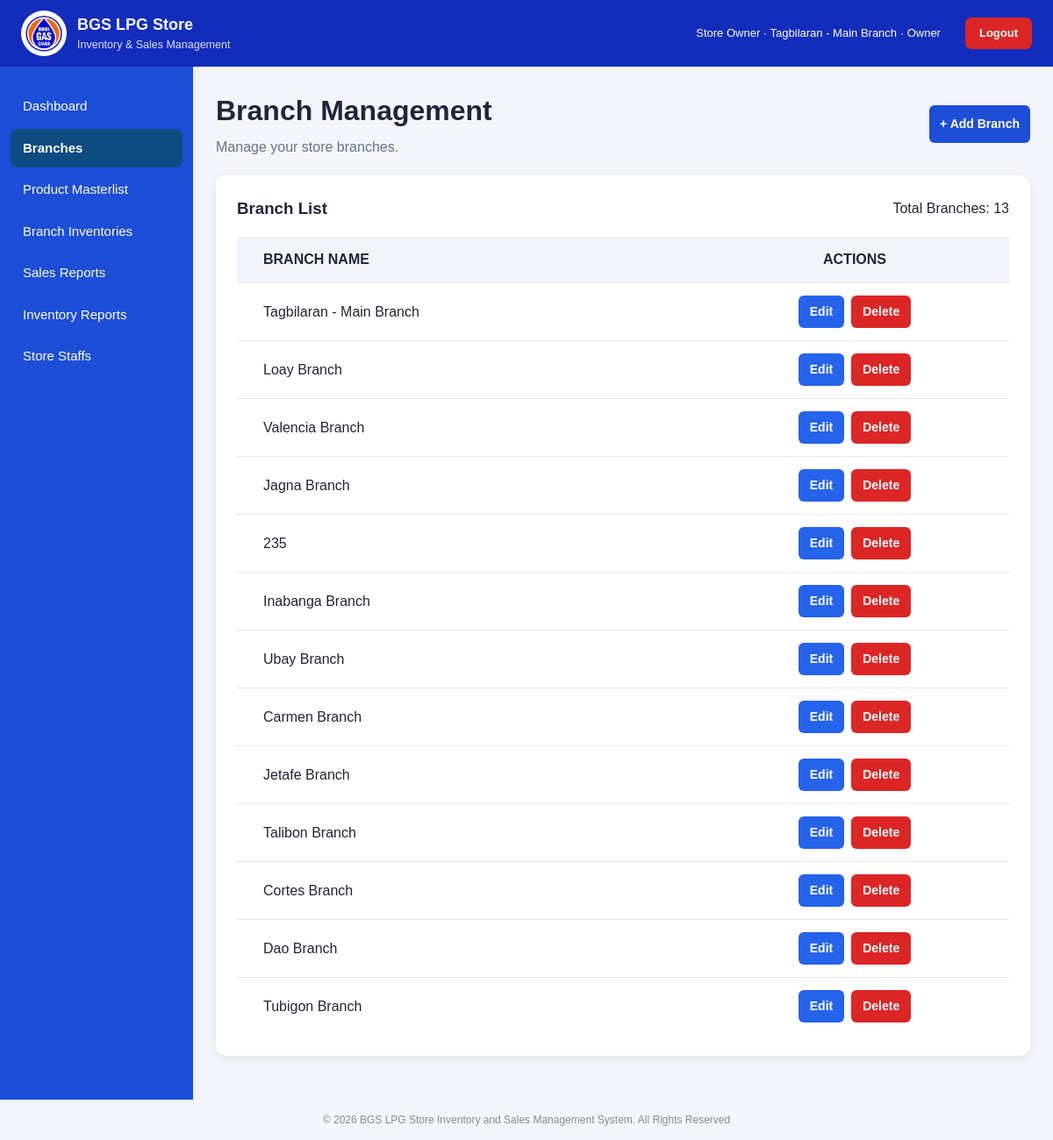
/branches.php (signed in), run on the app's committed database.
### tables this page shows
CREATE TABLE `branches` (
  `id` varchar(20) NOT NULL,
  `branch_name` varchar(255) NOT NULL
);

### includes/auth.php (called while the page is built, shortened)
<?php
function h($v): string { return htmlspecialchars((string)$v, ENT_QUOTES, 'UTF-8'); }
function is_owner(): bool { return ($_SESSION['role'] ?? '') === 'owner'; }

### branches.php (the view, shortened to what this page needs)
<?php
require_once 'includes/auth.php';
function branch_escape($value): string
{
    return htmlspecialchars((string)$value, ENT_QUOTES, 'UTF-8');
}
$branches = $pdo->query(
    "SELECT id, branch_name FROM branches ORDER BY id ASC"
)->fetchAll(PDO::FETCH_ASSOC);
require 'includes/header.php';
?>
<div class="users-header">
    <div>
        <h1>Branch Management</h1>
        <p class="muted">Manage your store branches.</p>
    </div>
    <button
        type="button"
        class="branch-btn branch-btn-add"
        id="openAddBranch"
    >
        + Add Branch
    </button>
</div>
<section class="branch-panel">
    <div class="branch-heading">
        <h3>Branch List</h3>
        <span>Total Branches: <?= count($branches) ?></span>
    </div>
    <div class="branch-table-wrap">
        <table class="branch-table">
            <thead>
                <tr>
                    <th>Branch Name</th>
                    <th>ACTIONS</th>
                </tr>
            </thead>
            <tbody>
                <?php if (empty($branches)): ?>
                    <tr>
                        <td colspan="2">No branches found.</td>
                    </tr>
                <?php else: ?>
                    <?php foreach ($branches as $branch): ?>
                        <tr>
                            <td><?= branch_escape($branch['branch_name']) ?></td>
                            <td>
                                <div class="branch-actions">
                                    <button
                                        type="button"
                                        class="branch-btn branch-btn-edit js-edit-branch"
                                        data-id="<?= branch_escape($branch['id']) ?>"
                                        data-name="<?= branch_escape($branch['branch_name']) ?>"
                                    >Edit</button>
                                    <button
                                        type="button"
                                        class="branch-btn branch-btn-delete js-delete-branch"
                                        data-id="<?= branch_escape($branch['id']) ?>"
                                        data-name="<?= branch_escape($branch['branch_name']) ?>"
                                    >Delete</button>
                                </div>
                            </td>
                        </tr>
                    <?php endforeach; ?>
                <?php endif; ?>
            </tbody>
        </table>
    </div>
</section>
<?php require 'includes/footer.php'; ?>

### includes/header.php (shortened to what this page needs)
<?php
require_once __DIR__ . '/auth.php';
$current_page = strtolower(basename($_SERVER['PHP_SELF']));
?>
<!doctype html>
<html lang="en">
<head>
    <link rel="stylesheet" href="assets/style.css">
</head>
<body>
<header class="topbar">
    <div class="brand">
        <img src="assets/bgs-logo.jpg" class="logo" alt="BGS logo">
        <div>
            <strong>BGS LPG Store</strong>
            <small>Inventory &amp; Sales Management</small>
        </div>
    </div>
<?php
$headerBranchName = '';
if (!empty($_SESSION['user_id'])) {
    try {
        $headerBranchStmt = $pdo->prepare(
            "SELECT b.branch_name
             FROM users u
             LEFT JOIN branches b
                ON u.branch_name = b.branch_name
                OR CAST(b.id AS CHAR) = u.branch_name
             WHERE u.id = ?
             LIMIT 1"
        );
        $headerBranchStmt->execute([$_SESSION['user_id']]);
        $headerBranchName = $headerBranchStmt->fetchColumn();
    } catch (PDOException $e) {
        error_log('Header branch lookup error: ' . $e->getMessage());
        $headerBranchName = $_SESSION['branch_name'] ?? 'No Branch Assigned';
    }
} else {
    $headerBranchName = 'No Branch Assigned';
}
?>
<div class="account">
    <span>
        <?= h($_SESSION['name'] ?? 'User') ?>
        · <?= h($headerBranchName) ?>
        · <?= h(ucfirst($_SESSION['role'] ?? '')) ?>
    </span>
    <a href="logout.php" class="logout-btn">Logout</a>
</div>
</header>
<div class="layout">
<aside class="sidebar">
    <a href="<?= is_owner() ? 'owner_db.php' : 'staff_db.php' ?>"
       class="<?= in_array($current_page, ['owner_db.php', 'staff_db.php']) ? 'active' : '' ?>">
        Dashboard
    </a>
    <?php if (is_owner()): ?>
        <a href="branches.php"
           class="<?= $current_page === 'branches.php' ? 'active' : '' ?>">
            Branches
        </a>
        <a href="products.php"
           class="<?= $current_page === 'products.php' ? 'active' : '' ?>">
            Product Masterlist
        </a>
        <a href="inventory.php"
           class="<?= $current_page === 'inventory.php' ? 'active' : '' ?>">
            Branch Inventories
        </a>
        <a href="sales_report.php"
           class="<?= $current_page === 'sales_report.php' ? 'active' : '' ?>">
            Sales Reports
        </a>
        <a href="inventory_report.php"
           class="<?= $current_page === 'inventory_report.php' ? 'active' : '' ?>">
            Inventory Reports
        </a>
        <a href="users.php"
           class="<?= $current_page === 'users.php' ? 'active' : '' ?>">
            Store Staffs
        </a>
    <?php endif; ?>
</aside>
    <main class="content">

### includes/footer.php
</main></div><footer class="footer">© 2026 BGS LPG Store Inventory and Sales Management System. All Rights Reserved</footer></body></html>

### assets/style.css (style rules this page uses)
* { box-sizing: border-box; }
body { margin: 0; background: #f3f5fa; color: #20253b; font: 15px/1.5 Arial, Helvetica, sans-serif; }
a { cursor: pointer; }
.topbar { background: #122cbb; color: white; display: flex; align-items: center; justify-content: space-between; padding: 12px 24px; gap: 16px; }
.brand { display: flex; align-items: center; gap: 12px; }
.brand strong { display: block; font-size: 18px; }
.brand small { display: block; opacity: 0.85; }
.logo { width: 52px; height: 52px; object-fit: contain; background: #fff; border-radius: 50%; padding: 2px; }
.account { font-size: 13px; }
.account a { color: white; margin-left: 14px; }
.layout { display: flex; min-height: calc(100vh - 100px); }
.sidebar { background-color: #0B1F5B !important; width: 220px; padding: 20px 12px; box-shadow: 1px 0 5px #0001; flex-shrink: 0; }
.sidebar a { display: block; padding: 11px 14px; margin: 3px 0; border-radius: 8px; text-decoration: none; color: #FFFFFF !important; }
.content { padding: 26px; width: 100%; min-width: 0; }
h1 { margin: 0 0 18px; font-size: 28px; }
.muted { color: #70778a; }
table { border-collapse: collapse; width: 100%; font-size: 14px; }
th, td { text-align: left; padding: 12px 10px; border-bottom: 1px solid #edf0f5; white-space: nowrap; }
th { background: #f8f9fd; color: #4a5269; font-size: 12px; text-transform: uppercase; }
.footer { text-align: center; color: #858b9c; font-size: 12px; padding: 14px; }
.sidebar a.active { background-color: #1D4ED8 !important; color: #FFFFFF !important; font-weight: 700; border-left: 4px solid #FFFFFF; }
.sidebar a.active { background-color: #2563EB !important; color: #FFFFFF !important; font-weight: 600 !important; }

### includes/header.php (style rules this page uses)
.account { display: flex; align-items: center; justify-content: flex-end; gap: 14px; color: #FFFFFF; font-size: 13px; }
.logout-btn { display: inline-block; background-color: #DC2626; color: #FFFFFF !important; text-decoration: none; padding: 8px 16px; border-radius: 7px; font-weight: bold; transition: background-color 0.2s ease; }

### branches.php (style rules this page uses)
.layout > .content { font-size: 16px; }
.layout > .sidebar { background-color: #1D4ED8 !important; }
.layout > .sidebar a { color: #FFFFFF !important; }
.layout > .sidebar a:hover, .layout > .sidebar a[href="branches.php"], .layout > .sidebar a[href="branches.php"]:hover { background-color: #0F4C81 !important; color: #FFFFFF !important; }
.layout > .sidebar a[href="branches.php"] { font-weight: bold !important; border-left: none !important; border-radius: 8px; }
.users-header { display: flex; justify-content: space-between; align-items: center; gap: 12px; flex-wrap: wrap; margin-bottom: 20px; }
.users-header h1 { margin: 0; color: #20253B; font-size: 2em; font-weight: 700; }
.users-header .muted { margin: 6px 0 0; color: #64748B; font-size: 16px; }
.branch-btn { cursor: pointer; padding: 8px 13px; border: none; border-radius: 6px; color: #FFFFFF; text-decoration: none; display: inline-block; font: inherit; font-size: 14px; font-weight: 600; transition: background-color .2s ease; }
.branch-btn-add, .branch-btn-save { background-color: #1D4ED8; }
.branch-btn-edit { background-color: #2563EB; }
.branch-btn-delete { background-color: #DC2626; }
.users-header > .branch-btn-add { padding: 11px 12px; font-size: 14px; }
.branch-panel { background-color: #FFFFFF; padding: 24px; border-radius: 12px; box-shadow: 0 3px 12px rgba(0, 0, 0, .07); margin-bottom: 24px; }
.branch-heading { display: flex; justify-content: space-between; align-items: center; gap: 12px; flex-wrap: wrap; margin-bottom: 18px; }
.branch-heading h2, .branch-heading h3 { margin: 0; color: #20253B; font-size: 1.17em; font-weight: 600; }
.branch-table-wrap { width: 100%; overflow-x: auto; }
.branch-table { width: 100%; border-collapse: collapse; table-layout: fixed; font: inherit; }
.branch-table th, .branch-table td { padding: 14px 20px; border-bottom: 1px solid #E2E8F0; vertical-align: middle; overflow-wrap: break-word; font-size: 16px; }
.branch-table th:first-child, .branch-table td:first-child { width: 60%; text-align: left; padding-left: 30px; }
.branch-table th:last-child, .branch-table td:last-child { width: 40%; text-align: center; }
.branch-table th { background-color: #F1F5F9; color: #20253B; font-weight: 600; }
.branch-table tr:last-child td { border-bottom: none; }
.branch-actions { display: flex; justify-content: center; align-items: center; gap: 8px; flex-wrap: wrap; }

### data on the page
branches: branch_name "Tagbilaran - Main Branch"
branches: branch_name "Loay Branch"
branches: branch_name "Valencia Branch"
branches: branch_name "Jagna Branch"
branches: branch_name "235"
branches: branch_name "Inabanga Branch"
branches: branch_name "Ubay Branch"
branches: branch_name "Carmen Branch"
branches: branch_name "Jetafe Branch"
branches: branch_name "Talibon Branch"
branches: branch_name "Cortes Branch"
branches: branch_name "Dao Branch"
branches: branch_name "Tubigon Branch"

### other printed values
$_SESSION['name'] "Store Owner"
$_SESSION['role'] "Owner"
count($branches) "13"
